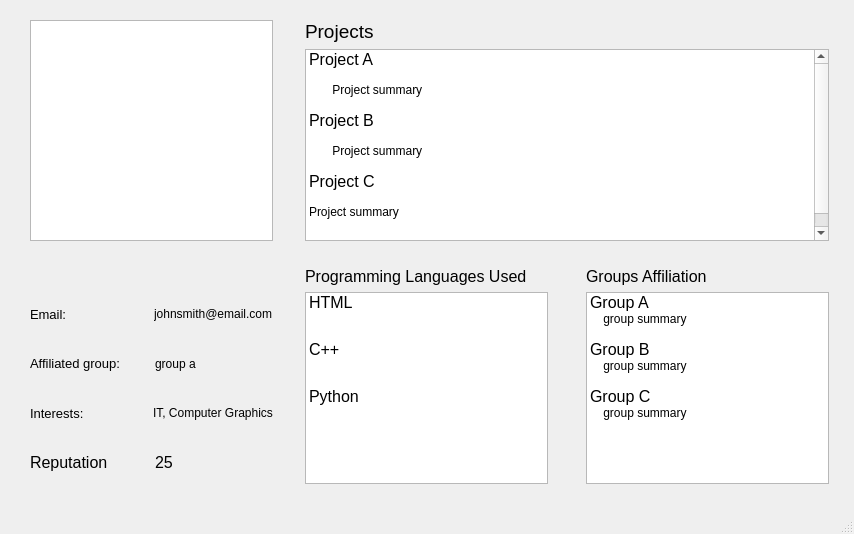
<?xml version="1.0" encoding="UTF-8"?>
<ui version="4.0">
 <class>profileMain</class>
 <widget class="QMainWindow" name="profileMain">
  <property name="geometry">
   <rect>
    <x>0</x>
    <y>0</y>
    <width>854</width>
    <height>534</height>
   </rect>
  </property>
  <property name="windowTitle">
   <string>TeamMe Profile</string>
  </property>
  <widget class="QWidget" name="centralwidget">
   <widget class="QWidget" name="">
    <property name="geometry">
     <rect>
      <x>30</x>
      <y>20</y>
      <width>799</width>
      <height>464</height>
     </rect>
    </property>
    <layout class="QGridLayout" name="gridLayout">
     <item row="0" column="0" rowspan="2">
      <widget class="QGraphicsView" name="graphicsView"/>
     </item>
     <item row="1" column="2" colspan="3">
      <widget class="QListWidget" name="listWidget">
       <item>
        <property name="text">
         <string>Project A</string>
        </property>
        <property name="font">
         <font>
          <pointsize>12</pointsize>
         </font>
        </property>
       </item>
       <item>
        <property name="text">
         <string> </string>
        </property>
       </item>
       <item>
        <property name="text">
         <string>       Project summary</string>
        </property>
       </item>
       <item>
        <property name="text">
         <string>  </string>
        </property>
       </item>
       <item>
        <property name="text">
         <string>Project B</string>
        </property>
        <property name="font">
         <font>
          <pointsize>12</pointsize>
         </font>
        </property>
       </item>
       <item>
        <property name="text">
         <string>  </string>
        </property>
       </item>
       <item>
        <property name="text">
         <string>       Project summary</string>
        </property>
       </item>
       <item>
        <property name="text">
         <string>  </string>
        </property>
       </item>
       <item>
        <property name="text">
         <string>Project C</string>
        </property>
        <property name="font">
         <font>
          <pointsize>12</pointsize>
         </font>
        </property>
       </item>
       <item>
        <property name="text">
         <string>  </string>
        </property>
       </item>
       <item>
        <property name="text">
         <string>Project summary</string>
        </property>
       </item>
       <item>
        <property name="text">
         <string>  </string>
        </property>
       </item>
       <item>
        <property name="text">
         <string>  </string>
        </property>
       </item>
      </widget>
     </item>
     <item row="5" column="0">
      <layout class="QHBoxLayout" name="horizontalLayout_2">
       <item>
        <widget class="QLabel" name="label_3">
         <property name="font">
          <font>
           <pointsize>10</pointsize>
          </font>
         </property>
         <property name="text">
          <string>Affiliated group:</string>
         </property>
        </widget>
       </item>
       <item>
        <widget class="QLabel" name="label_9">
         <property name="text">
          <string>group a</string>
         </property>
        </widget>
       </item>
      </layout>
     </item>
     <item row="7" column="0">
      <layout class="QHBoxLayout" name="horizontalLayout_4">
       <item>
        <widget class="QLabel" name="label_5">
         <property name="font">
          <font>
           <pointsize>12</pointsize>
          </font>
         </property>
         <property name="text">
          <string>Reputation</string>
         </property>
        </widget>
       </item>
       <item>
        <widget class="QLabel" name="label_11">
         <property name="font">
          <font>
           <pointsize>12</pointsize>
          </font>
         </property>
         <property name="text">
          <string>25</string>
         </property>
        </widget>
       </item>
      </layout>
     </item>
     <item row="0" column="2">
      <widget class="QLabel" name="label">
       <property name="font">
        <font>
         <pointsize>14</pointsize>
        </font>
       </property>
       <property name="text">
        <string>Projects</string>
       </property>
      </widget>
     </item>
     <item row="4" column="0">
      <layout class="QHBoxLayout" name="horizontalLayout">
       <item>
        <widget class="QLabel" name="label_2">
         <property name="font">
          <font>
           <pointsize>10</pointsize>
          </font>
         </property>
         <property name="text">
          <string>Email:</string>
         </property>
        </widget>
       </item>
       <item>
        <widget class="QLabel" name="label_8">
         <property name="text">
          <string>johnsmith@email.com</string>
         </property>
        </widget>
       </item>
      </layout>
     </item>
     <item row="4" column="2" rowspan="4">
      <widget class="QListWidget" name="listWidget_2">
       <item>
        <property name="text">
         <string>HTML</string>
        </property>
        <property name="font">
         <font>
          <pointsize>12</pointsize>
         </font>
        </property>
       </item>
       <item>
        <property name="text">
         <string>  </string>
        </property>
       </item>
       <item>
        <property name="text">
         <string> </string>
        </property>
       </item>
       <item>
        <property name="text">
         <string>C++</string>
        </property>
        <property name="font">
         <font>
          <pointsize>12</pointsize>
         </font>
        </property>
       </item>
       <item>
        <property name="text">
         <string>  </string>
        </property>
       </item>
       <item>
        <property name="text">
         <string>  </string>
        </property>
       </item>
       <item>
        <property name="text">
         <string>Python</string>
        </property>
        <property name="font">
         <font>
          <pointsize>12</pointsize>
         </font>
        </property>
       </item>
       <item>
        <property name="text">
         <string>  </string>
        </property>
       </item>
       <item>
        <property name="text">
         <string>  </string>
        </property>
       </item>
      </widget>
     </item>
     <item row="4" column="1">
      <spacer name="horizontalSpacer_2">
       <property name="orientation">
        <enum>Qt::Horizontal</enum>
       </property>
       <property name="sizeHint" stdset="0">
        <size>
         <width>40</width>
         <height>20</height>
        </size>
       </property>
      </spacer>
     </item>
     <item row="4" column="4" rowspan="4">
      <widget class="QListWidget" name="listWidget_3">
       <item>
        <property name="text">
         <string>Group A</string>
        </property>
        <property name="font">
         <font>
          <pointsize>12</pointsize>
         </font>
        </property>
       </item>
       <item>
        <property name="text">
         <string>    group summary</string>
        </property>
       </item>
       <item>
        <property name="text">
         <string>  </string>
        </property>
       </item>
       <item>
        <property name="text">
         <string>Group B</string>
        </property>
        <property name="font">
         <font>
          <pointsize>12</pointsize>
         </font>
        </property>
       </item>
       <item>
        <property name="text">
         <string>    group summary</string>
        </property>
       </item>
       <item>
        <property name="text">
         <string>  </string>
        </property>
       </item>
       <item>
        <property name="text">
         <string>Group C</string>
        </property>
        <property name="font">
         <font>
          <pointsize>12</pointsize>
         </font>
        </property>
       </item>
       <item>
        <property name="text">
         <string>    group summary</string>
        </property>
       </item>
      </widget>
     </item>
     <item row="4" column="3">
      <spacer name="horizontalSpacer">
       <property name="orientation">
        <enum>Qt::Horizontal</enum>
       </property>
       <property name="sizeHint" stdset="0">
        <size>
         <width>40</width>
         <height>20</height>
        </size>
       </property>
      </spacer>
     </item>
     <item row="3" column="2">
      <widget class="QLabel" name="label_6">
       <property name="font">
        <font>
         <pointsize>12</pointsize>
        </font>
       </property>
       <property name="text">
        <string>Programming Languages Used</string>
       </property>
      </widget>
     </item>
     <item row="3" column="4">
      <widget class="QLabel" name="label_7">
       <property name="font">
        <font>
         <pointsize>12</pointsize>
        </font>
       </property>
       <property name="text">
        <string>Groups Affiliation</string>
       </property>
      </widget>
     </item>
     <item row="6" column="0">
      <layout class="QHBoxLayout" name="horizontalLayout_3">
       <item>
        <widget class="QLabel" name="label_4">
         <property name="font">
          <font>
           <pointsize>10</pointsize>
          </font>
         </property>
         <property name="text">
          <string>Interests: </string>
         </property>
        </widget>
       </item>
       <item>
        <widget class="QLabel" name="label_10">
         <property name="text">
          <string>IT, Computer Graphics</string>
         </property>
        </widget>
       </item>
      </layout>
     </item>
     <item row="2" column="2">
      <spacer name="verticalSpacer">
       <property name="font">
        <font>
         <pointsize>14</pointsize>
        </font>
       </property>
       <property name="orientation">
        <enum>Qt::Vertical</enum>
       </property>
       <property name="sizeType">
        <enum>QSizePolicy::Fixed</enum>
       </property>
       <property name="sizeHint" stdset="0">
        <size>
         <width>20</width>
         <height>20</height>
        </size>
       </property>
      </spacer>
     </item>
    </layout>
   </widget>
   <zorder>label_5</zorder>
   <zorder>listWidget</zorder>
   <zorder>label</zorder>
   <zorder>label_2</zorder>
   <zorder>label_3</zorder>
   <zorder>label_4</zorder>
   <zorder>label_6</zorder>
   <zorder>listWidget_2</zorder>
   <zorder>graphicsView</zorder>
   <zorder>label_8</zorder>
   <zorder>label_9</zorder>
   <zorder>label_10</zorder>
   <zorder>label_11</zorder>
  </widget>
  <widget class="QStatusBar" name="statusbar"/>
 </widget>
 <resources/>
 <connections/>
</ui>
